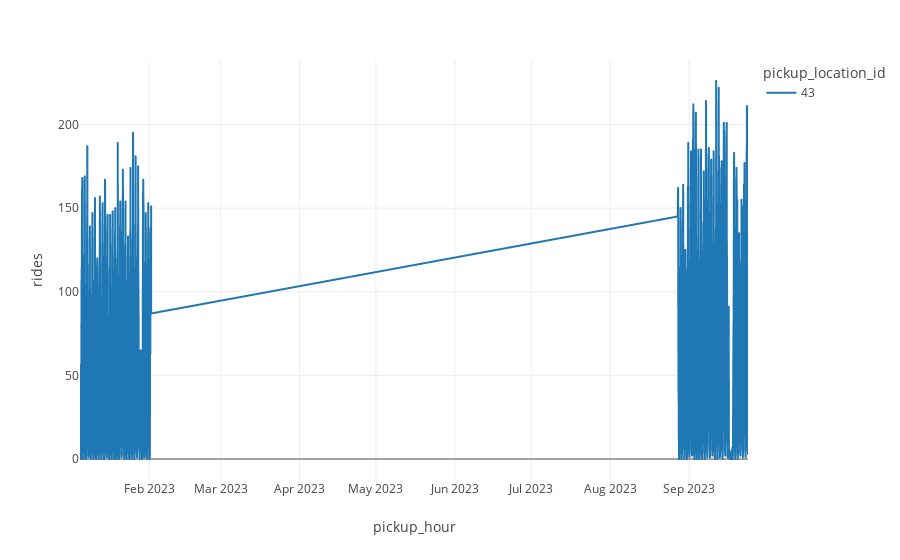

The cell this chart's notebook holds for it:
### Code cell
# from src.plot import plot_ts
from typing import Optional, List
import pandas as pd
import plotly.express as px 

def plot_ts(
    ts_data: pd.DataFrame,
    locations: Optional[List[int]] = None
    ):
    """
    Plot time-series data
    """
    ts_data_to_plot = ts_data[ts_data.pickup_location_id.isin(locations)] if locations else ts_data

    fig = px.line(
        ts_data_to_plot,
        x="pickup_hour",
        y="rides",
        color='pickup_location_id',
        template='none',
    )

    fig.show()

plot_ts(ts_data, locations=[43])

### Figure 1 — Plotly figure (JSON) as saved in the notebook; plotly's stock layout.template omitted (floating-point values rounded to 4 significant figures; data arrays with more than 128 entries replaced by an {"elided": "..."} marker saying what was removed)
{"data": [{"hovertemplate": "pickup_location_id=43<br>pickup_hour=%{x}<br>rides=%{y}<extra></extra>", "legendgroup": "43", "line": {"color": "#1F77B4", "dash": "solid"}, "marker": {"symbol": "circle"}, "mode": "lines", "name": "43", "showlegend": true, "type": "scattergl", "x": {"elided": "1335 str values"}, "xaxis": "x", "y": {"elided": "1335 int values"}, "yaxis": "y"}], "layout": {"autosize": true, "legend": {"title": {"text": "pickup_location_id"}, "tracegroupgap": 0}, "margin": {"t": 60}, "xaxis": {"anchor": "y", "autorange": true, "domain": [0, 1], "range": ["2023-01-04 19:00", "2023-09-24 03:00"], "title": {"text": "pickup_hour"}, "type": "date"}, "yaxis": {"anchor": "x", "autorange": true, "domain": [0, 1], "range": [-12.56, 238.6], "title": {"text": "rides"}, "type": "linear"}}}
